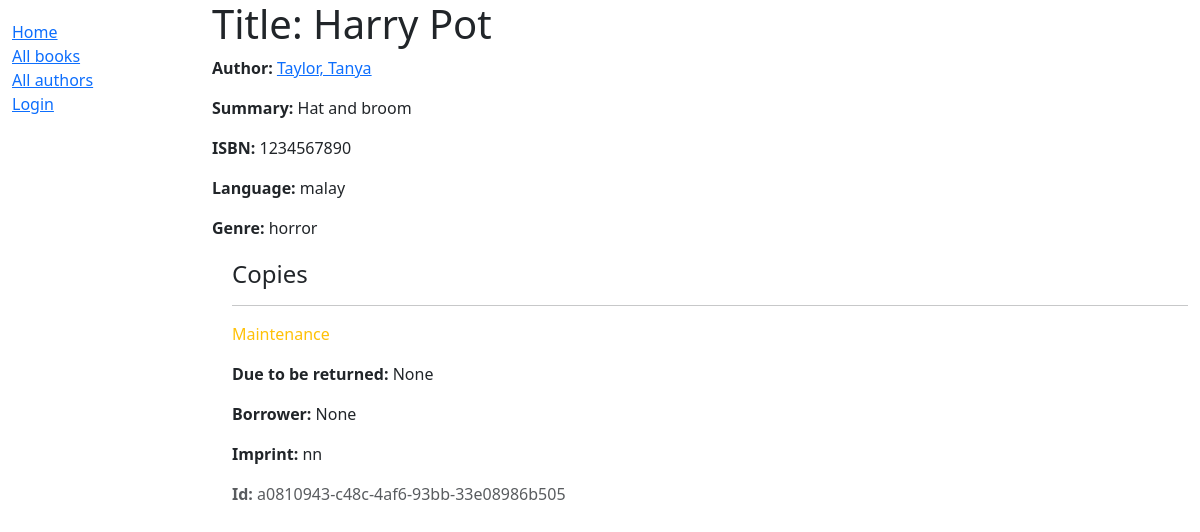
The page /catalog/book/1 on the database as committed earlier.
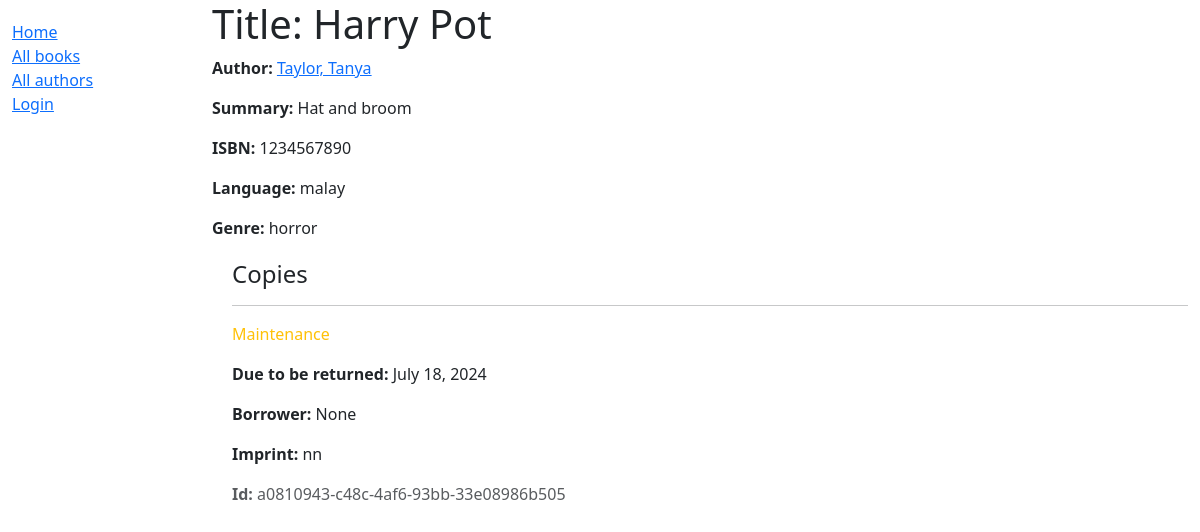
The same page on the database as committed later.
### catalog/models.py (models this page shows, shortened)
class Book(models.Model):
    title = models.CharField(max_length=200)
    author = models.ForeignKey('Author', on_delete=models.RESTRICT, null=True)
    summary = models.TextField(
        max_length=1000, help_text="Enter a brief description of the book")
    isbn = models.CharField('ISBN', max_length=13,
                            unique=True,
                            help_text='13 Character <a href="https://www.isbn-international.org/content/what-isbn'
                                      '">ISBN number</a>')
    genre = models.ManyToManyField(
        Genre, help_text="Select a genre for this book")
    language = models.ForeignKey(
        'Language', on_delete=models.SET_NULL, null=True)
    class Meta:
        ordering = ['title', 'author']
    def display_genre(self):
        """Creates a string for the Genre. This is required to display genre in Admin."""
        return ', '.join([genre.name for genre in self.genre.all()[:3]])
    display_genre.short_description = 'Genre'

class Author(models.Model):
    first_name = models.CharField(max_length=100)
    last_name = models.CharField(max_length=100)
    date_of_birth = models.DateField(null=True, blank=True)
    date_of_death = models.DateField('died', null=True, blank=True)
    class Meta:
        ordering = ['last_name', 'first_name']
    def get_absolute_url(self):
        return reverse('author-detail', args=[str(self.id)])
    def __str__(self):
        return f'{self.last_name}, {self.first_name}'

class Language(models.Model):
    name = models.CharField(max_length=200,
                            unique=True,
                            help_text="Enter the book's natural language (e.g. English, French, Japanese etc.)")
    def __str__(self):
        return self.name
    class Meta:
        constraints = [
            UniqueConstraint(
                Lower('name'),
                name='language_name_case_insensitive_unique',
                violation_error_message = "Language already exists (case insensitive match)"
            ),
        ]

class Genre(models.Model):
    name = models.CharField(
        max_length=200,
        unique=True,
        help_text="Enter a book genre (e.g. Science Fiction, French Poetry etc.)"
    )
    def __str__(self):
        return self.name
    class Meta:
        constraints = [
            UniqueConstraint(
                Lower('name'),
                name='genre_name_case_insensitive_unique',
                violation_error_message = "Genre already exists (case insensitive match)"
            ),
        ]

class BookInstance(models.Model):
    id = models.UUIDField(primary_key=True, default=uuid.uuid4,
                          help_text="Unique ID for this particular book across whole library")
    book = models.ForeignKey('Book', on_delete=models.RESTRICT, null=True)
    imprint = models.CharField(max_length=200)
    due_back = models.DateField(null=True, blank=True)
    borrower = models.ForeignKey(
        settings.AUTH_USER_MODEL, on_delete=models.SET_NULL, null=True, blank=True)
    LOAN_STATUS = (
        ('d', 'Maintenance'),
        ('o', 'On loan'),
        ('a', 'Available'),
        ('r', 'Reserved'),
    )
    status = models.CharField(
        max_length=1,
        choices=LOAN_STATUS,
        blank=True,
        default='d',
        help_text='Book availability')
    class Meta:
        ordering = ['due_back']
        permissions = (("can_mark_returned", "Set book as returned"),)

### catalog/views.py (the view)
# urls.py: path('book/<int:pk>', views.BookDetailView.as_view(), name='book-detail'),
class BookDetailView(generic.DetailView):
    model = Book

### catalog/templates/catalog/book_detail.html
{% extends "base_generic.html" %}
{% block content %}
  <h1>Title: {{ book.title }}</h1>
  <p><strong>Author:</strong> <a href="{{ book.author.get_absolute_url }}">{{book.author}}</a></p>
  <p><strong>Summary:</strong> {{ book.summary }}</p>
  <p><strong>ISBN:</strong> {{ book.isbn }}</p>
  <p><strong>Language:</strong> {{ book.language }}</p>
  <p><strong>Genre:</strong> {{ book.genre.all|join:", " }}</p>
  <div style="margin-left:20px;margin-top:20px">
    <h4>Copies</h4>
    {% for copy in book.bookinstance_set.all %}
      <hr />
      <p
        class="{% if copy.status == 'a' %}text-success{% elif copy.status == 'm' %}text-danger{% else %}text-warning{% endif %}">
        {{ copy.get_status_display }}
      </p>
      {% if copy.status != 'a' %}
        <p><strong>Due to be returned:</strong> {{ copy.due_back }}</p>
      {% endif %}
      <p><strong>Borrower:</strong> {{ copy.borrower }}</p>
      <p><strong>Imprint:</strong> {{ copy.imprint }}</p>
      <p class="text-muted"><strong>Id:</strong> {{ copy.id }}</p>
    {% endfor %}
  </div>
{% endblock %}

### catalog/templates/base_generic.html (shortened to what this page needs)
<!DOCTYPE html>
<html lang="en">
  <head>
    <link href="https://cdn.jsdelivr.net/npm/bootstrap@5.3.3/dist/css/bootstrap.min.css"
      rel="stylesheet"
>
    {% load static %}
    <link rel="stylesheet" href="{% static 'css/styles.css' %}" />
  </head>
  <body>
    <div class="container-fluid">
      <div class="row">
        <div class="col-sm-2">
          {% block sidebar %}
            <ul class="sidebar-nav">
              <li><a href="{% url 'index' %}">Home</a></li>
              <li><a href="{% url 'books' %}">All books</a></li>
              <li><a href="{% url 'authors' %}">All authors</a></li>
               {% if user.is_authenticated %}
                 <li>User: {{ user.get_username }}</li>
                 <li><a href="{% url 'my-borrowed' %}">My Borrowed</a></li>
                 <li>
                   <form id="logout-form" method="post" action="{% url 'logout' %}">
                     {% csrf_token %}
                     <button type="submit" class="btn btn-link">Logout</button>
                   </form>
                 </li>
               {% else %}
                 <li><a href="{% url 'login' %}?next={{ request.path }}">Login</a></li>
               {% endif %}
            </ul>
          {% endblock %}
        </div>
        <div class="col-sm-10 ">{% block content %}{% endblock %}
        </div>
      </div>
    </div>
  </body>
</html>

### catalog/static/css/styles.css (style rules this page uses)
.sidebar-nav { margin-top: 20px; padding: 0; list-style: none; }

Rows that differ between the two databases and show on the page:
changed BookInstance "Maintenance": due_back "None" → "July 18, 2024"
